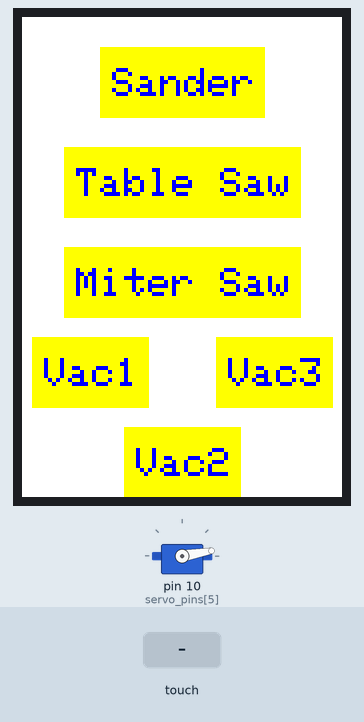
The sketch below on a simulated Arduino Nano, built with avr-gcc and run on an emulated ATmega328P. Parts: servo, 320×480 colour display. Inputs (shaded band) come from the test bench. EEPROM starts erased; what the sketch prints to the serial monitor is not drawn.

Above: at 4.2 s.
4.3 s: touch panel pressed at 38 % / 10 % of its raw x / y range
At 4.47 s:
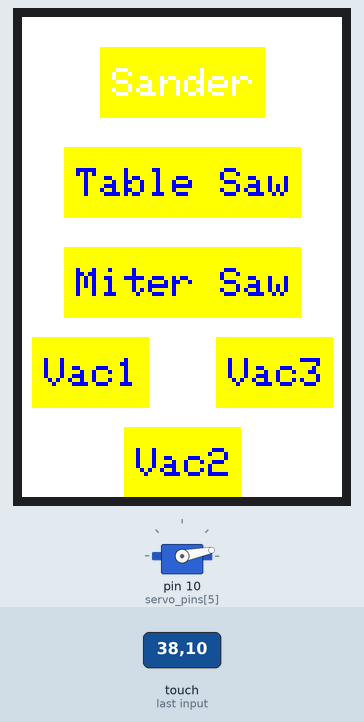
6.7 s: touch panel pressed at 38 % / 30 % of its raw x / y range
At 7.79 s:
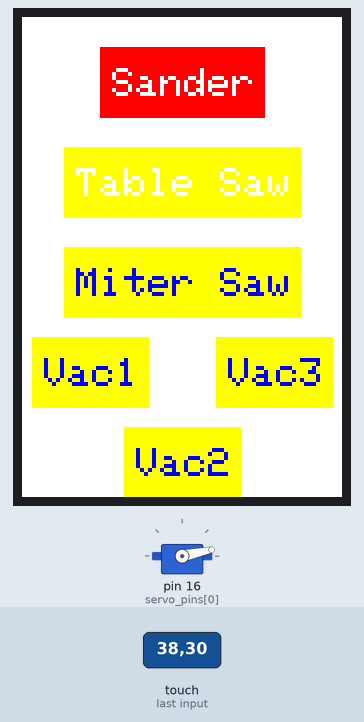
9.1 s: touch panel pressed at 62 % / 10 % of its raw x / y range
At 11.41 s:
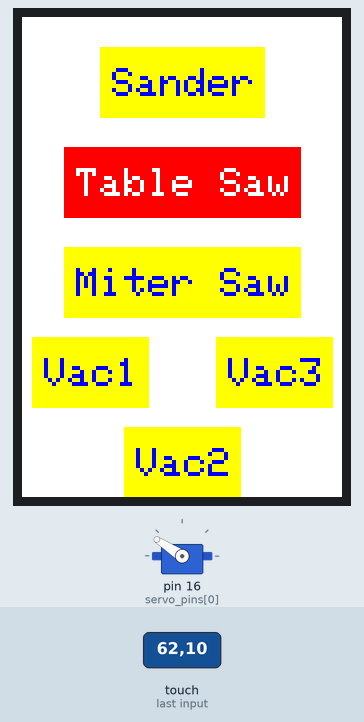
11.5 s: touch panel pressed at 38 % / 50 % of its raw x / y range
13.9 s: touch panel pressed at 13 % / 10 % of its raw x / y range
16.3 s: touch panel pressed at 13 % / 70 % of its raw x / y range
At 17.82 s:
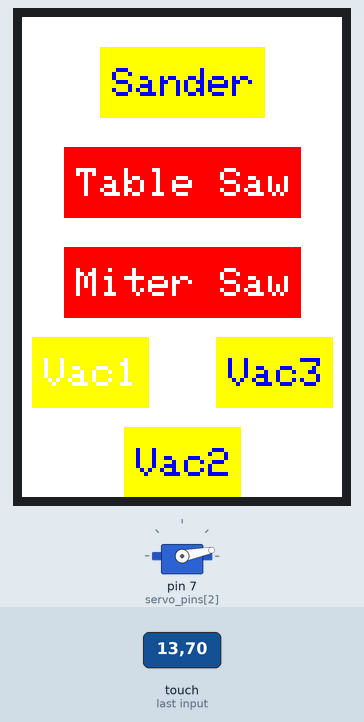
Timing chart, 0 to 19.7 s (numbered marks = the images above; inputs shaded):
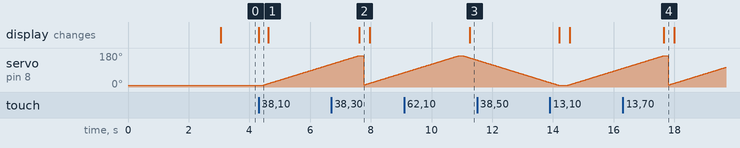

The sketch:

dust.ino
```cpp
/*
   Dust collection gate controller. Each gate is controlled by a servo and has
   a corresponding button on the screen. Buttons change color from yellow to
   red when the gate is open. This sketch controls six gates.

   State of each gate is stored in EEPROM and so persists across power cycles.
   If the EEPROM signature is changed, the EEPROM bytes 0 to
   EEPROM_SIGNATURE_INDEX are initialized to zero, meaning that the gates are
   indicated closed. The setup then moves the gates to the indicated state,
   meaning that after EEPROM signature updates, all the gates will close.

   Gate servo motors are unpowered unless the gate is opening or closing.

   Arduino Nano can run up to 12 servos without additional hardware, but the
   display uses a number of pins, so there are only 7 pins remaining, assuming
   we reserve two pins for serial communications.

   By Nenad Rijavec
   There are no restrictions on this code, you are welcome to use, modify
   and share it as you see fit. Note that LCDWIKI libraries have their own
   usage policies.

   However, there are no guarantees about fitness of this code for any
   specific purpose.

*/

#include <Servo.h>
#include "gui_obj.h"

#define EEPROM_SIGNATURE 3 // to indicate if the EEPROM was loaded
#define EEPROM_SIGNATURE_INDEX 255

// set the LCD dimensions for centering
// for the constants that go into PROGMEM
#define LCD_ORIENT  LCD_ORIENT_0
#if LCD_ORIENT == LCD_ORIENT_0 || LCD_ORIENT == LCD_ORIENT_180
#define C_LCD_W LCD_W
#define C_LCD_H LCD_H
#else
#define C_LCD_W LCD_H
#define C_LCD_H LCD_W
#endif

// instantiate the lcd and touchscreen, having them as globals saves space
// and makes code simpler. Note that "lcd" and "tscreen" are declared as
// extern in gui_obj.h and used in class functions, so changing names here
// requires propagating changes to gui_obj.cpp.
LCDWIKI_SPI lcd(MODEL,CS,CD,RST,LED) ;
LCDWIKI_TOUCH tscreen(TCS,TCLK,TDOUT,TDIN,TIRQ) ;

boolean am_pressed ;

const int GATE_OPEN = 165 ;
const int GATE_CLOSED = 10 ;
const int n_buttons = 6 ;
Servo wrk_servo ;
int servo_pins[n_buttons] = { 16, 15, 7, 8, 9, 10 } ;

const int SWEEP_DELAY = 20 ;

int get_servo_index( clickable *button )
{
	return (int)button->get_act_arg() ;
}

int gate_action( void *obj, void *ctrp ) {
	clickable *button = (clickable *)obj ;
	long index = (long) ctrp ;
	int angle ;
	Serial.println( "starting motor on pin " + String( servo_pins[index]) ) ;
	wrk_servo.attach( servo_pins[index] ) ;
	if ( button->_flags & AM_ON ) {
		EEPROM.write( get_servo_index(button), 1 ) ;
		Serial.println( "opening servo " + String( index ) ) ;
		angle = GATE_CLOSED+1 ;
		while ( angle <= GATE_OPEN ) {
			Serial.println( String( angle ) ) ;
			wrk_servo.write( angle++ ) ;
			delay( SWEEP_DELAY ) ;
		}
	} else {
		EEPROM.write( get_servo_index(button), 0 ) ;
		Serial.println( "closing servo " + String( index ) ) ;
		angle = GATE_OPEN-1 ;
		while ( angle >= GATE_CLOSED ) {
			Serial.println( String( angle ) ) ;
			wrk_servo.write( angle-- ) ;
			delay( SWEEP_DELAY ) ;
		}
	}
	wrk_servo.detach() ;
	Serial.println( "motor done" ) ;
}

// buttons are ordered from top to bottom
// in buttons below, STR_PIXW string length is one more than actual label length

const char PROGMEM label_sander_button[] = "Sander" ;
const struct clickable_prog PROGMEM buff_sander_button =
{
	(C_LCD_W-STR_PIXW(7,4))/2, 30, STR_PIXW(7,4), 70, // uint16_t
	BLUE, YELLOW, // uint16_t
	false,   // bool
	4, // uint8_t
	// if any of the strings are missing, set to NULL
	(__FlashStringHelper *)label_sander_button,
	NULL, NULL,
	6, // uint8_t
	WHITE,  // uint16_t
	gate_action,
	(long *)0, // no need for ptr, index into EEPROM and servos
	RED  // uint16_t bg on color
} ;

clickable sander_button( &buff_sander_button, AM_ONOFF | CHG_ON ) ;

const char PROGMEM label_saw_button[] = "Table Saw" ;
const struct clickable_prog PROGMEM buff_saw_button =
{
	(C_LCD_W-STR_PIXW(10,4))/2, 130, STR_PIXW(10,4), 70, // uint16_t
	BLUE, YELLOW, // uint16_t
	false,   // bool
	4, // uint8_t
	// if any of the strings are missing, set to NULL
	(__FlashStringHelper *)label_saw_button,
	NULL, NULL,
	6, // uint8_t
	WHITE,  // uint16_t
	gate_action,
	(long *)1, // no need for ptr, index into EEPROM and servos
	RED  // uint16_t bg on color
} ;

clickable saw_button( &buff_saw_button, AM_ONOFF | CHG_ON ) ;

const char PROGMEM label_miter_button[] = "Miter Saw" ;
const struct clickable_prog PROGMEM buff_miter_button =
{
	(C_LCD_W-STR_PIXW(10,4))/2, 230, STR_PIXW(10,4), 70, // uint16_t
	BLUE, YELLOW, // uint16_t
	false,   // bool
	4, // uint8_t
	// if any of the strings are missing, set to NULL
	(__FlashStringHelper *)label_miter_button,
	NULL, NULL,
	6, // uint8_t
	WHITE,  // uint16_t
	gate_action,
	(long *)2, // no need for ptr, index into EEPROM and servos
	RED  // uint16_t bg on color
} ;

clickable miter_button( &buff_miter_button, AM_ONOFF | CHG_ON ) ;

const char PROGMEM label_vac1_button[] = "Vac1" ;
const struct clickable_prog PROGMEM buff_vac1_button =
{
	10, 320, STR_PIXW(5,4), 70, // uint16_t
	BLUE, YELLOW, // uint16_t
	false,   // bool
	4, // uint8_t
	// if any of the strings are missing, set to NULL
	(__FlashStringHelper *)label_vac1_button,
	NULL, NULL,
	6, // uint8_t
	WHITE,  // uint16_t
	gate_action,
	(long *)3, // no need for ptr, index into EEPROM and servos
	RED  // uint16_t bg on color
} ;

clickable vac1_button( &buff_vac1_button, AM_ONOFF | CHG_ON ) ;

const char PROGMEM label_vac2_button[] = "Vac2" ;
const struct clickable_prog PROGMEM buff_vac2_button =
{
	(C_LCD_W-STR_PIXW(5,4))/2, 410, STR_PIXW(5,4), 70, // uint16_t
	BLUE, YELLOW, // uint16_t
	false,   // bool
	4, // uint8_t
	// if any of the strings are missing, set to NULL
	(__FlashStringHelper *)label_vac2_button,
	NULL, NULL,
	6, // uint8_t
	WHITE,  // uint16_t
	gate_action,
	(long *)4, // no need for ptr, index into EEPROM and servos
	RED  // uint16_t bg on color
} ;

clickable vac2_button( &buff_vac2_button, AM_ONOFF | CHG_ON ) ;

const char PROGMEM label_vac3_button[] = "Vac3" ;
const struct clickable_prog PROGMEM buff_vac3_button =
{
	C_LCD_W-STR_PIXW(5,4)-10, 320, STR_PIXW(5,4), 70, // uint16_t
	BLUE, YELLOW, // uint16_t
	false,   // bool
	4, // uint8_t
	// if any of the strings are missing, set to NULL
	(__FlashStringHelper *)label_vac3_button,
	NULL, NULL,
	6, // uint8_t
	WHITE,  // uint16_t
	gate_action,
	(long *)5, // no need for ptr, index into EEPROM and servos
	RED  // uint16_t bg on color
} ;

clickable vac3_button( &buff_vac3_button, AM_ONOFF | CHG_ON ) ;

clickable *buttons[n_buttons] = { &sander_button, &saw_button, &miter_button,
	&vac1_button, &vac2_button, &vac3_button
} ;

void render_all()
{
	int i ;
	lcd.Fill_Screen(WHITE) ;
	for ( i = 0; i < n_buttons ; i++ )
		buttons[i]->render( false, false ) ;
}

void eeprom_setup()
{
	int i ;
	// set all servos to closed. Buttons and servos initialize from
	// EEPROM later.
	// EEPROM value is 1 if the gate is OPEN
	for ( i = 0 ; i <= EEPROM_SIGNATURE_INDEX ; i++ )
		EEPROM.write( i, 0 ) ;
	EEPROM.write( EEPROM_SIGNATURE_INDEX, EEPROM_SIGNATURE ) ;

}

void setup()
{
	byte w ;
	int i ;

	Serial.begin( 115200 ) ;

	EEPROM.get( EEPROM_SIGNATURE_INDEX, w ) ;
	if ( w != EEPROM_SIGNATURE ) {
		Serial.println( "initalizing EEPROM" ) ;
		eeprom_setup() ;
	} else {
		Serial.println( "EEPROM already initialized" ) ;
	}

	// initalize button states from EEPROM
	for ( i = 0 ; i < n_buttons ; i++ ) {
		EEPROM.get( get_servo_index(buttons[i]), w ) ;
		if ( w != 0 )
			buttons[i]->_flags |= AM_ON ;
	}
	// make sure the gates are in the right state
	for ( i = 0 ; i < n_buttons ; i++ ) {
		wrk_servo.attach( servo_pins[get_servo_index(buttons[i])] ) ;
		if ( buttons[i]->_flags & AM_ON )
			wrk_servo.write( GATE_OPEN ) ;
		else
			wrk_servo.write( GATE_CLOSED ) ;
		delay( 300 ) ; // wait for motor to move if needed
		wrk_servo.detach() ;
	}

	lcd.Init_LCD() ;
	lcd.Set_Rotation( LCD_ORIENT ) ;
	tscreen.TP_Init( LCD_ORIENT,
		lcd.Get_Display_Width(), lcd.Get_Display_Height() ) ;
	tscreen.TP_Set_Rotation( TSC_ORIENT_0 ) ;

	render_all() ;
	am_pressed = false ;

}


void loop()
{
	int i ;
	tscreen.TP_Scan( 0 ) ;
	if ( tscreen.TP_Get_State() & TP_PRES_DOWN ) {
		if ( !am_pressed ) {
			am_pressed = true ;
			for ( i = 0 ; i < n_buttons ; i++ )
				buttons[i]->click( tscreen.x, tscreen.y ) ;
		Serial.println( "clicked" ) ;
		}
	} else {
		if ( am_pressed ) {
			am_pressed = false ;
			for ( i = 0 ; i < n_buttons ; i++ )
				buttons[i]->release() ;
		Serial.println( "released" ) ;
		}
	}
}
```

gui_obj.h
```cpp
/*
   LCD Touchscreen GUI class definitions. This is designed and has been
   tested on a 3.5inch ILI9488 LCD touchscreen, driven by Arduino Uno. It
   also works on Arduino Nano. LCDWIKI libraries, version for Arduino Uno
   Hardware SPI, are used to interface with the screen.

   There are three classes:

   gui_obj - base class. Can be used to display a label on screen. Objects
     don't respond to touchscreen clicks.

   clickable - child of gui_obj. Objects respond to touchscreen clicks. Each
     object may have an _action function that is run when the press is
     released.

     clickable objects come in two flavors. Both flavors change color
     when pressed and revert back when released. Base flavor doesn't offer
     any functionality beyond calling _action, if any has been provided. The
     second flavor is the on-off flavor. With each press, it toggless
     between on and off states. The state can be queried and changed via
     public methods. Flavors are selected at instantiation. Initial state
     for the on-off flavor object is also set at instantiation.

     On-off flavor objects can have two variable label parts, one displayed
     when the object is on, the other when the object is off.

     The first label part can be either in regular memory or in PROGMEM. If
     it's in regular memory, it can be updated by the sketch. VARTXT_MEM bit
     in _flags marks that the vartxt is in regular memory.

   editvar - child od clickable. Objects respond to touchscreen clicks.
     The label displays a value of an external variable,
     either long or float. Display format is fixed precision, set at
     instantiation. If the number of decimals is zero, the variable is long,
     otherwise it's float.

     Clicking the object switches the LCD to an edit screen, where the
     variable can be edited. OK and CANCEL buttons must be provided. The
     current variable value is stored in the EEPROM, so it persist across
     program cycles.

     editval vartxt is in memory so it can be used to display the
     corresponding value without having to overload clickable::render. This
     saves some PROGMEM.

   To save on memory, almost all the object parameters are kept constant in
   a separate struct - each class has its own. This struct is stored in
   PROGMEM, as are most of the labels. Any changes require recompilation.

   By Nenad Rijavec

   There are no restrictions on this code, you are welcome to use, modify
   and share it as you see fit. Note that LCDWIKI libraries have their own
   usage policies.

   However, there are no guarantees about fitness of this code for any
   specific purpose.

*/

#include <avr/pgmspace.h>
#include <EEPROM.h>
#include <LCDWIKI_GUI.h> //Core graphics library
#include <LCDWIKI_SPI.h> //Hardware-specific library
#include <LCDWIKI_TOUCH.h> //touch screen library

// define ILI9488 parameters
#define MODEL ILI9488_18

#define LCD_W 320
#define LCD_H 480

// SPI params
#define CS   A5
#define CD   A3
#define RST  A4
#define LED  A0

//touch screen SPI parameters
#define TCS   2
#define TCLK  3
#define TDOUT 4
#define TDIN  5
#define TIRQ  6

// color RGB values
// only colors defined here are available
                             /*  r     g    b */
#define BLACK        0x0000  /*   0,   0,   0 */
#define BLUE         0x001F  /*   0,   0, 255 */
#define RED          0xF800  /* 255,   0,   0 */
#define GREEN        0x07E0  /*   0, 255,   0 */
#define CYAN         0x07FF  /*   0, 255, 255 */
#define MAGENTA      0xF81F  /* 255,   0, 255 */
#define YELLOW       0xFFE0  /* 255, 255,   0 */
#define WHITE        0xFFFF  /* 255, 255, 255 */
#define NAVY         0x000F  /*   0,   0, 128 */
#define DARKGREEN    0x03E0  /*   0, 128,   0 */
#define DARKCYAN     0x03EF  /*   0, 128, 128 */
#define MAROON       0x7800  /* 128,   0,   0 */
#define PURPLE       0x780F  /* 128,   0, 128 */
#define OLIVE        0x7BE0  /* 128, 128,   0 */
#define LIGHTGREY    0xC618  /* 192, 192, 192 */
#define DARKGREY     0x7BEF  /* 128, 128, 128 */
#define ORANGE       0xFD20  /* 255, 165,   0 */
#define GREENYELLOW  0xAFE5  /* 173, 255,  47 */
#define PINK         0xF81F  /* 255,   0, 255 */

// declare the LCD and touchcreen. They are actually instantiated in the
// main sketch.

extern LCDWIKI_SPI lcd ;
extern LCDWIKI_TOUCH tscreen ;

// Factors to multiply the font size to get character bounding box.
// If background is opaque, each char gets space to the right and below,
// mostly equal to font size (for 3,4,5. Vertical pad is the same for 6,
// horizontal pad is 5, not 6 as would be expected.
// CHAR_W_FAC doesn't include the inter-character space.

#define CHAR_W_FAC 5
#define CHAR_H_FAC 7
// macro for pixel width of a string, assuming font size (f) is <= 5
#define STR_PIXW( s,f) (((s)-1)*(f)+ (s)*(f)*CHAR_W_FAC)

// orientation constants for LCD and touchscreen. "Portrait 0" is with
// the main connectors up. These apply if TP_Init was passed "0" as the LCD
// orientation.

#define LCD_ORIENT_0   0
#define LCD_ORIENT_90  1
#define LCD_ORIENT_180 2
#define LCD_ORIENT_270 3

#define TSC_ORIENT_0   1
#define TSC_ORIENT_90  0
#define TSC_ORIENT_180 3
#define TSC_ORIENT_270 2

// progmem access macroes

#define READ_FG pgm_read_word_near( &(_pbuff->fg_color ) )
#define READ_BG pgm_read_word_near( &(_pbuff->bg_color ) )
#define READ_FG_CLICKED pgm_read_word_near( &(((const struct clickable_prog *)_pbuff)->fg_color_clicked ) )
#define READ_BG_ON pgm_read_word_near( &(((const struct clickable_prog *)_pbuff)->bg_color_on ) )
#define READ_TRANSPARENT ((bool)(pgm_read_byte_near(&(_pbuff->am_transparent))))
#define READ_FSIZE ((uint8_t)(pgm_read_byte_near( &(_pbuff->font_size))))
#define READ_VOFF pgm_read_word_near( &(((const struct clickable_prog *)_pbuff)->vartxt_offset ) )
#define READ_VOFF2 pgm_read_word_near( &(((const struct vardisp_prog *)_pbuff)->vartxt_offset ) )

// clickable _flags bit values
#define AM_ONOFF   0x80  // object is on-off flavor
#define AM_ON      0x40  // object is on
#define CHG_ON     0x20  // object is on-off and change fg and bg when on
#define VARTXT_MEM 0x02  // vartxt string is stored in memory, not in PROGMEM
#define AM_CLICKED 0x01  // active click in progress

// constant data, other than labels, are kept in these structs
// each class has the corresponding struct. structs of children are
// supersets of structs of parents.

struct gui_obj_prog {
		uint16_t _x, _y, _w, _h ;
		uint16_t fg_color, bg_color ;
		bool am_transparent ;
		uint8_t font_size ;
		__FlashStringHelper *label  ;
} ;

struct clickable_prog {
		uint16_t _x, _y, _w, _h ;
		uint16_t fg_color, bg_color ;
		bool am_transparent ;
		uint8_t font_size ;
		__FlashStringHelper *label  ;
		void *vartxt  ;  // may be either in progmem or memory
		__FlashStringHelper *vartxt2  ;
		uint8_t vartxt_offset ;
		uint16_t fg_color_clicked ; // if CHG_ON set, used when on
		int (*_action)( void *obj, void *aa) ;
		void *_act_arg ;
		uint16_t bg_color_on ;
} ;

struct editval_prog {
		uint16_t _x, _y, _w, _h ;
		uint16_t fg_color, bg_color ;
		bool am_transparent ;
		uint8_t font_size ;
		__FlashStringHelper *label  ;
		void *vartxt  ;
		__FlashStringHelper *vartxt2  ;
		uint8_t vartxt_offset ;
		uint16_t fg_color_clicked ;
		int (*_action)( void *obj, void *aa) ;
		void *ok ;
		void *cancel ;
		uint8_t n_int, n_dec ;
		bool am_signed ;
		void *value ;
		uint16_t eeprom_address ;
} ;

// class declarations
class gui_obj {
	public:
		gui_obj( const struct gui_obj_prog *pbuff  )
		{
			_pbuff = pbuff ;
		}
		void get_dims( uint16_t *_x, uint16_t *_y,
				uint16_t *_w, uint16_t *_h ) ;
		virtual void render( bool flag, bool unused ) ;
		virtual boolean click( uint16_t cx, uint16_t cy )
		{
			return false ;
		}
		bool release()
		{
			return false ;
		}
	protected:
		const struct gui_obj_prog *_pbuff ;

} ;


class clickable : public gui_obj {
	public :
		/*
		   bitwise flag:
		     bit 0 - if 1, object is on-off flavor
		     bit 1 - if bit 0 is 1, bit 1 indicates whether the
		         object is on or off.
		     bit 2 - if 1 and the object is on-off, change color when on
		     bit 6 - if 1, vartxt is in memory, otherwise in PROGMEM
		     bit 7 - if 1, the object is currently being clicked.
		     other bits unused
		*/
		uint8_t _flags ;
		clickable( const struct clickable_prog *pbuff, uint8_t initf ) :
			gui_obj( (const struct gui_obj_prog *)pbuff   )
		{
			_flags = initf ;
		}
		virtual void render( bool flag, bool vartxt_only ) ;
		virtual void press_action( uint16_t cx, uint16_t cy ) ;
		virtual void release_action()  ;
		virtual boolean click( uint16_t cx, uint16_t cy ) ;
		virtual bool release() ;
		virtual void set_flags( uint8_t in_flag )
		{
			_flags = in_flag ;
		}
		virtual void set_onoff( bool flag )
		{
			if ( !(_flags & AM_ONOFF) )
				return ; // not an on-off object
			if ( flag )
				_flags |= AM_ON ;
			else
				_flags &= (0xff ^ AM_ON ) ;
		}
		boolean is_on()
		{
			if ( !(_flags & AM_ONOFF) || !(_flags & AM_ON) )
				return false ;
			else
				return true ;
		}
		virtual void *get_act_arg()
		{
			return (void *)pgm_read_word_near(
                	&(((const struct clickable_prog *)_pbuff)->_act_arg)) ;
		}
	protected:
} ;

class editval : public clickable {
	public :
		editval( const struct editval_prog *pbuff ) :
		// vartxt is always in memory
		clickable( (const struct clickable_prog *)pbuff, VARTXT_MEM )
		{
			set_val_display() ;
		}
		virtual void release_action() ;
		virtual void edit( ) ;
		virtual void set_val_display() ;
		virtual void *get_act_arg()
		{
			return (void *)0 ;
		}
	protected:
} ;
```

Source omitted: gui_obj.cpp (16220 bytes)

Measured:
- after the input at 4.3 s, servo on pin 8 (servo_pins[3]): moves from 10° to 121° over 2.2 s, starting after 0.16 s; the display: changes at once (image 1)
- after the input at 6.7 s, the display: changes after 0.91 s (image 2)
- after the input at 9.1 s, the display: changes after 2.2 s (image 3)
- after the input at 16.3 s, the display: changes after 1.4 s (image 4)
